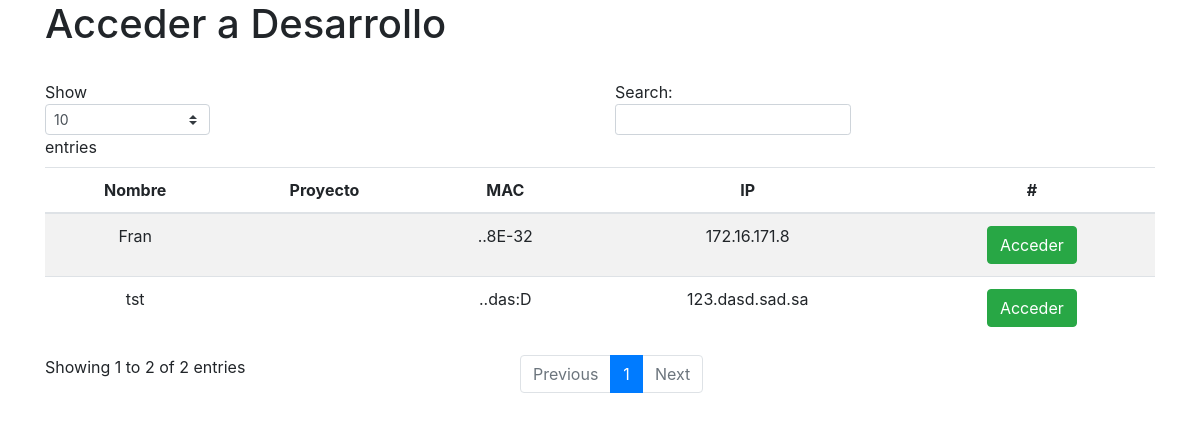
The app's page /, older data.
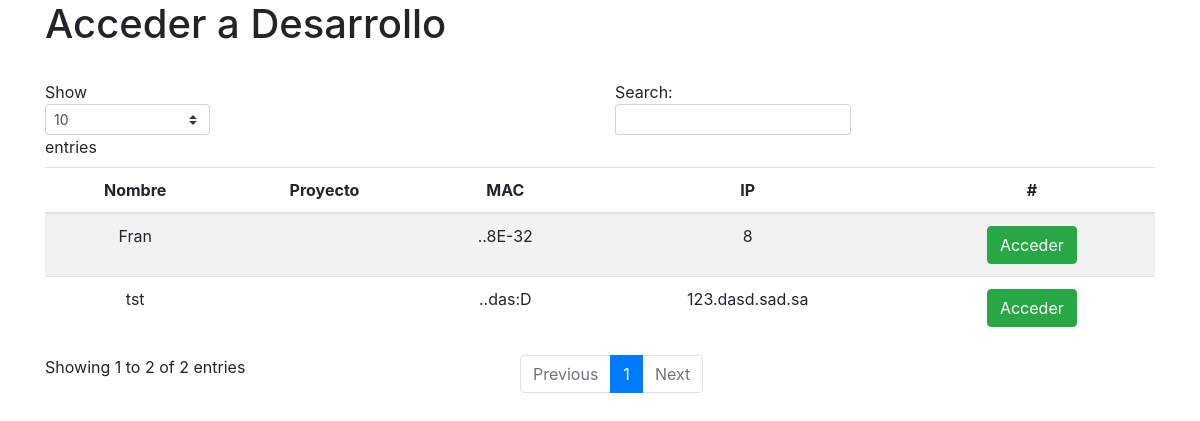
The same page, newer data.
### cidsipApp/models.py (models this page shows, shortened)
class Computadora(models.Model):
	nombre = models.CharField(max_length=50)
	mac = models.CharField(max_length=50)
	ip = models.CharField(max_length=50)
	proyecto = models.ForeignKey(Proyecto, on_delete = models.CASCADE, blank = True)

### cidsipApp/views.py (the view)
# urls.py: path('', views.index_view, name = 'index'),
def index_view(request):
    context = {"computadoras":Computadora.objects.all()}
    return render(request, "cidsip/index.html", context)

### cidsipApp/templates/cidsip/index.html (shortened to what this page needs)
<html>
	<head>
		<link rel="stylesheet" href="https://stackpath.bootstrapcdn.com/bootstrap/4.3.1/css/bootstrap.min.css">
	</head>
	<body>
		<div class="container">
			<h1>Acceder a Desarrollo</h1>
			<br>
			<table class="table table-striped" id="tablita">
				<thead>
					<tr>
						<th>Nombre</th>
						<th>Proyecto</th>
						<th>MAC</th>
						<th>IP</th>
						<th>#</th>
					</tr>
				</thead>
				<tbody>
					{% for compu in computadoras%}
					<tr>
						<td>{{ compu.nombre }}</td>
						<td>{{ compu.proyecto.nombre }}</td>
						<td>..{{ compu.mac|slice:"12:17" }}</td>
						<td>{{ compu.ip }}</td>
						<td><a class="btn btn-success" href="http://{{ compu.ip }}:3000/sge-web/#!/" target="_blank">Acceder</a></td>
					</tr>
					{% endfor %}
				</tbody>
			</table>
		</div>
	</body>
</html>

Row changes from the older to the newer data that the page shows:
changed Computadora "Fran": ip "172.16.171.8" → "8"
